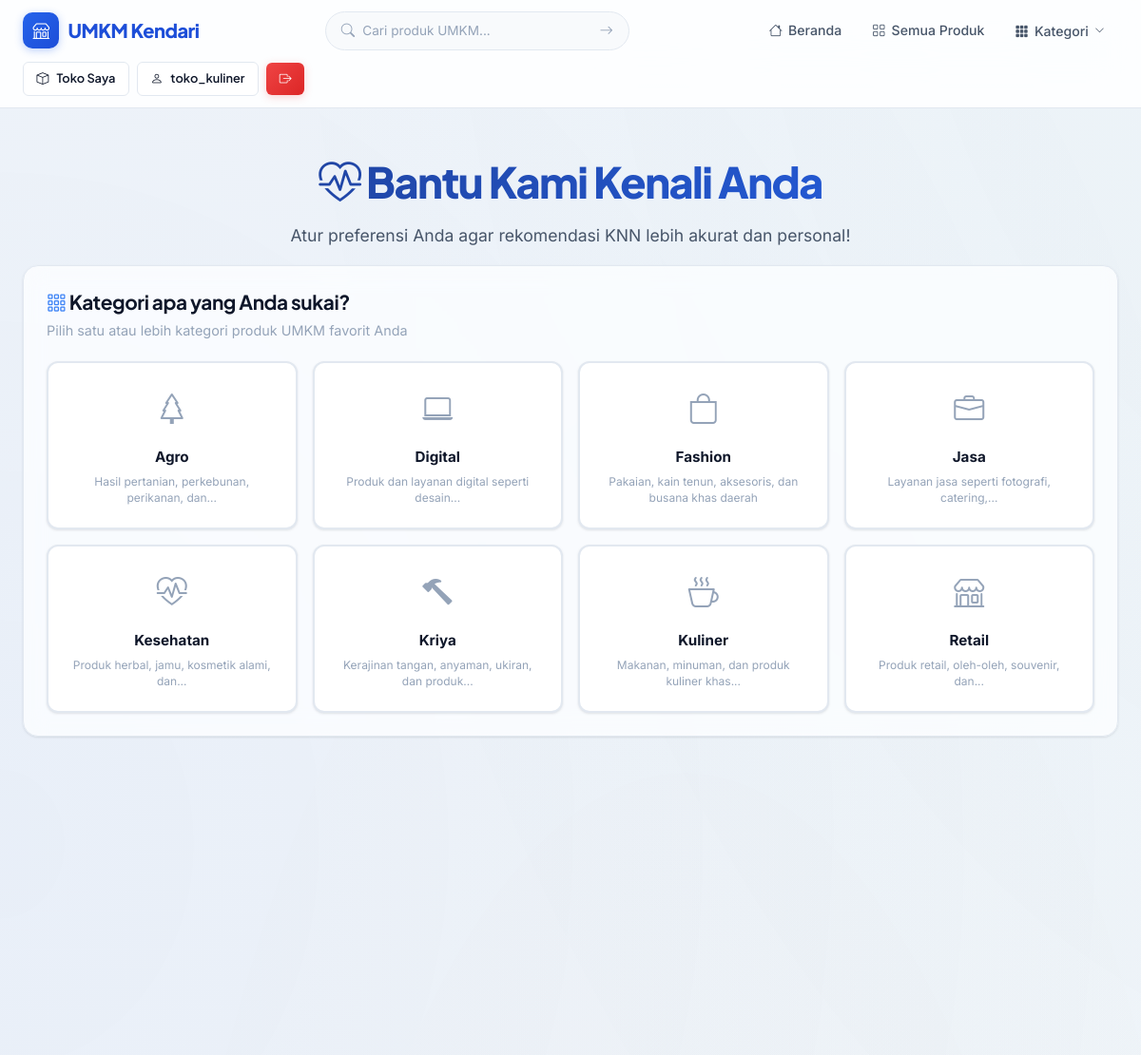
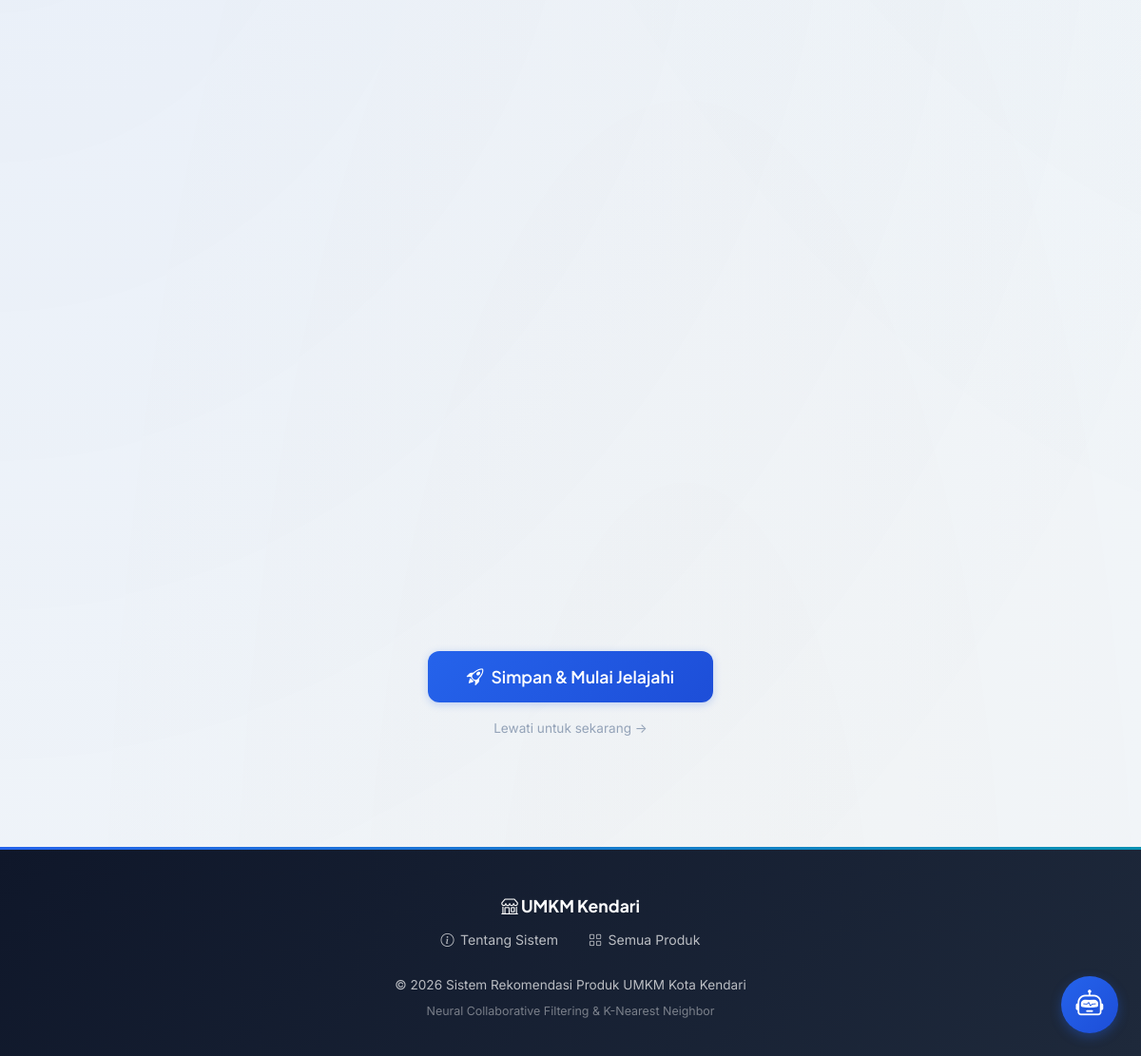
The page /onboarding (signed in) on the database its author committed (2 pictures, top to bottom).
### tables this page shows
CREATE TABLE users (
            id INTEGER PRIMARY KEY AUTOINCREMENT,
            username TEXT UNIQUE NOT NULL,
            email TEXT UNIQUE NOT NULL,
            password_hash TEXT NOT NULL,
            role TEXT NOT NULL DEFAULT 'buyer' CHECK(role IN ('admin','seller','buyer')),
            nama_lengkap TEXT NOT NULL,
            alamat TEXT DEFAULT '',
            no_telepon TEXT DEFAULT '',
            created_at TIMESTAMP DEFAULT CURRENT_TIMESTAMP
        );

CREATE TABLE kategori (
            id INTEGER PRIMARY KEY AUTOINCREMENT,
            nama TEXT UNIQUE NOT NULL,
            deskripsi TEXT DEFAULT '',
            icon TEXT DEFAULT 'bi-tag'
        );

### routes/auth.py (the view, shortened to what this page needs)
@auth_bp.route('/onboarding', methods=['GET', 'POST'])
@login_required
def onboarding():
    kategori_list = Kategori.get_all()
    existing_kat_ids = UserPreference.get_preferred_kategori_ids(current_user.id)
    existing_harga_min, existing_harga_max = UserPreference.get_price_range(current_user.id)
    existing_rating_min = UserPreference.get_rating_min(current_user.id)
    existing_sort_by = UserPreference.get_sort_by(current_user.id)
    return render_template('auth/onboarding.html',
                           kategori_list=kategori_list,
                           existing_kat_ids=existing_kat_ids,
                           existing_harga_min=existing_harga_min,
                           existing_harga_max=existing_harga_max,
                           existing_rating_min=existing_rating_min,
                           existing_sort_by=existing_sort_by)

### models/database.py (called while the page is built)
def get_db():
    from flask import g
    if 'db' not in g:
        g.db = sqlite3.connect(DATABASE)
        g.db.row_factory = sqlite3.Row
        g.db.execute("PRAGMA foreign_keys = ON")
    return g.db

### models/kategori.py (called while the page is built)
    @staticmethod
    def get_all():
        db = get_db()
        rows = db.execute('SELECT * FROM kategori ORDER BY nama').fetchall()
        return [Kategori(**dict(row)) for row in rows]

### models/preference.py (called while the page is built)
    @staticmethod
    def get_preferred_kategori_ids(user_id):
        db = get_db()
        rows = db.execute(
            'SELECT DISTINCT kategori_id FROM user_preferences WHERE user_id = ? AND kategori_id IS NOT NULL',
            (user_id,)
        ).fetchall()
        return [row['kategori_id'] for row in rows]

    @staticmethod
    def get_price_range(user_id):
        db = get_db()
        row = db.execute(
            'SELECT MIN(harga_min) as harga_min, MAX(harga_max) as harga_max FROM user_preferences WHERE user_id = ?',
            (user_id,)
        ).fetchone()
        if row and row['harga_min'] is not None:
            return row['harga_min'], row['harga_max']
        return 0, 999999999

    @staticmethod
    def get_rating_min(user_id):
        db = get_db()
        try:
            row = db.execute(
                'SELECT rating_min FROM user_preferences WHERE user_id = ? LIMIT 1',
                (user_id,)
            ).fetchone()
            if row and row['rating_min'] is not None:
                return float(row['rating_min'])
        except Exception:
            pass
        return 3.0

    @staticmethod
    def get_sort_by(user_id):
        db = get_db()
        try:
            row = db.execute(
                'SELECT sort_by FROM user_preferences WHERE user_id = ? LIMIT 1',
                (user_id,)
            ).fetchone()
            if row and row['sort_by']:
                return row['sort_by']
        except Exception:
            pass
        return 'rating'

### models/user.py (called while the page is built)
    @staticmethod
    def get_by_id(user_id):
        db = get_db()
        row = db.execute('SELECT * FROM users WHERE id = ?', (user_id,)).fetchone()
        if row:
            return User(**dict(row))
        return None

### templates/auth/onboarding.html (shortened to what this page needs)
{% extends "base.html" %}
{% block content %}
<div class="container">
    <section class="hero" style="padding-bottom: 1rem;">
        <h1><i class="bi bi-heart-pulse"></i> Bantu Kami Kenali Anda</h1>
        <p>Atur preferensi Anda agar rekomendasi KNN lebih akurat dan personal!</p>
    </section>
    <form method="POST" class="onboarding-form">
        <div class="glass-card mb-3">
            <h2 style="margin-bottom: 0.3rem; font-size: 1.3rem;">
                <i class="bi bi-grid-3x3-gap" style="color: var(--primary-light);"></i>
                Kategori apa yang Anda sukai?
            </h2>
            <p style="color: var(--text-muted); margin-bottom: 1.2rem; font-size: 0.9rem;">
                Pilih satu atau lebih kategori produk UMKM favorit Anda
            </p>
            <div class="pref-grid">
                {% for kat in kategori_list %}
                <label class="pref-card" for="kat_{{ kat.id }}">
                    <div class="pref-card-inner">
                        <i class="{{ kat.icon }}"></i>
                        <span class="pref-name">{{ kat.nama }}</span>
                        {% if kat.deskripsi %}
                        <span class="pref-desc">{{ kat.deskripsi|truncate(50) }}</span>
                        {% endif %}
                    </div>
                </label>
                {% endfor %}
            </div>
        </div>
                {% set sort_options = [
                    ('rating',     'bi-star-fill',       'Rating Terbaik',   'Produk dengan ulasan terbaik'),
                    ('harga_asc',  'bi-sort-numeric-up', 'Harga Termurah',   'Dari harga paling rendah'),
                    ('harga_desc', 'bi-sort-numeric-down','Harga Tertinggi', 'Dari harga paling tinggi'),
                    ('terbaru',    'bi-clock-history',   'Terbaru',          'Produk yang baru ditambahkan'),
                ] %}
        <div style="text-align: center; padding: 1rem 0 3rem;">
            <button type="submit" class="btn btn-primary btn-lg" style="min-width: 300px; padding: 1rem 2rem; font-size: 1.1rem;">
                <i class="bi bi-rocket-takeoff"></i> Simpan & Mulai Jelajahi
            </button>
            <div style="margin-top: 0.8rem;">
                <a href="{{ url_for('main.index') }}" style="color: var(--text-muted); font-size: 0.85rem;">
                    Lewati untuk sekarang →
                </a>
            </div>
        </div>
    </form>
</div>
{% endblock %}

### templates/base.html (shortened to what this page needs)
<!DOCTYPE html>
<html lang="id">
<head>
    <link rel="stylesheet" href="{{ url_for('static', filename='css/style.css') }}">
    <link rel="stylesheet" href="https://cdn.jsdelivr.net/npm/bootstrap-icons@1.11.3/font/bootstrap-icons.min.css">
    <link rel="stylesheet" href="https://cdn.jsdelivr.net/npm/sweetalert2@11/dist/sweetalert2.min.css">
</head>
<body>
    <nav class="navbar" id="mainNav">
        <div class="container">
            <a href="{{ url_for('main.index') }}" class="navbar-brand">
                <span class="brand-icon"><i class="bi bi-shop"></i></span>
                UMKM Kendari
            </a>
            <form action="{{ url_for('main.search') }}" method="GET" class="nav-search">
                <i class="bi bi-search"></i>
                <input type="text" name="q" placeholder="Cari produk UMKM..." value="{{ request.args.get('q', '') }}">
                <button type="submit"><i class="bi bi-arrow-right"></i></button>
            </form>
            <ul class="navbar-nav">
                <li><a href="{{ url_for('main.index') }}" class="nav-link {% if request.endpoint == 'main.index' %}active{% endif %}"><i class="bi bi-house"></i> Beranda</a></li>
                <li><a href="{{ url_for('main.list_produk') }}" class="nav-link {% if request.endpoint == 'main.list_produk' and not request.args.get('kategori') %}active{% endif %}"><i class="bi bi-grid"></i> Semua Produk</a></li>
                {% if kategori_list %}
                <li class="nav-dropdown">
                    <button class="nav-link nav-dropdown-toggle" id="kategoriDropdownBtn" aria-expanded="false">
                        <i class="bi bi-grid-3x3-gap-fill"></i> Kategori
                        <i class="bi bi-chevron-down nav-dropdown-chevron"></i>
                    </button>
                </li>
                {% endif %}
            </ul>
            <div class="nav-auth">
                {% if current_user.is_authenticated %}
                    {% if current_user.role == 'admin' %}
                        <a href="{{ url_for('admin.dashboard') }}" class="btn btn-sm btn-secondary"><i class="bi bi-gear"></i> Admin</a>
                    {% elif current_user.role == 'seller' %}
                        <a href="{{ url_for('seller.dashboard') }}" class="btn btn-sm btn-secondary"><i class="bi bi-box"></i> Toko Saya</a>
                    {% endif %}
                    <a href="{{ url_for('main.profil') }}" class="btn btn-sm btn-secondary"><i class="bi bi-person"></i> {{ current_user.username }}</a>
                    <a href="{{ url_for('auth.logout') }}" class="btn btn-sm btn-danger"><i class="bi bi-box-arrow-right"></i></a>
                {% else %}
                    <a href="{{ url_for('auth.login') }}" class="btn btn-sm btn-secondary">Masuk</a>
                    <a href="{{ url_for('auth.register') }}" class="btn btn-sm btn-primary">Daftar</a>
                {% endif %}
            </div>
        </div>
    </nav>
    <main>
        {% block content %}{% endblock %}
    </main>
    <footer class="footer">
        <div class="container">
            <div class="footer-brand">
                <i class="bi bi-shop"></i> UMKM Kendari
            </div>
            <div class="footer-links">
                <a href="{{ url_for('main.tentang') }}"><i class="bi bi-info-circle"></i> Tentang Sistem</a>
                <a href="{{ url_for('main.list_produk') }}"><i class="bi bi-grid"></i> Semua Produk</a>
            </div>
            <p>&copy; 2026 Sistem Rekomendasi Produk UMKM Kota Kendari</p>
            <p style="margin-top: 0.3rem; font-size: 0.78rem; opacity: 0.6;">Neural Collaborative Filtering & K-Nearest Neighbor</p>
        </div>
    </footer>
    {% include "partials/chatbot_widget.html" %}
</body>
</html>

### templates/auth/onboarding.html (style rules this page uses)
.pref-grid { display: grid; grid-template-columns: repeat(auto-fill, minmax(220px, 1fr)); gap: 1rem; }
.pref-card { position: relative; cursor: pointer; display: block; }
.pref-card-inner { background: #fff; border: 2px solid var(--border-color); border-radius: var(--radius-md); padding: 1.4rem; text-align: center; transition: all 0.3s cubic-bezier(0.4, 0, 0.2, 1); position: relative; box-shadow: var(--shadow-sm); }
.pref-card-inner i { font-size: 2rem; color: var(--text-muted); display: block; margin-bottom: 0.6rem; transition: all 0.3s ease; }
.pref-name { display: block; font-weight: 700; font-size: 0.95rem; margin-bottom: 0.3rem; color: var(--text-primary); }
.pref-desc { display: block; font-size: 0.75rem; color: var(--text-muted); line-height: 1.4; }

### rows shown on the page
users: username "toko_kuliner"
kategori: nama "Agro", deskripsi "Hasil pertanian, perkebunan, perikanan, dan..."
kategori: nama "Digital", deskripsi "Produk dan layanan digital seperti desain..."
kategori: nama "Fashion", deskripsi "Pakaian, kain tenun, aksesoris, dan busana khas daerah"
kategori: nama "Jasa", deskripsi "Layanan jasa seperti fotografi, catering,..."
kategori: nama "Kesehatan", deskripsi "Produk herbal, jamu, kosmetik alami, dan..."
kategori: nama "Kriya", deskripsi "Kerajinan tangan, anyaman, ukiran, dan produk..."
kategori: nama "Kuliner", deskripsi "Makanan, minuman, dan produk kuliner khas..."
kategori: nama "Retail", deskripsi "Produk retail, oleh-oleh, souvenir, dan..."
